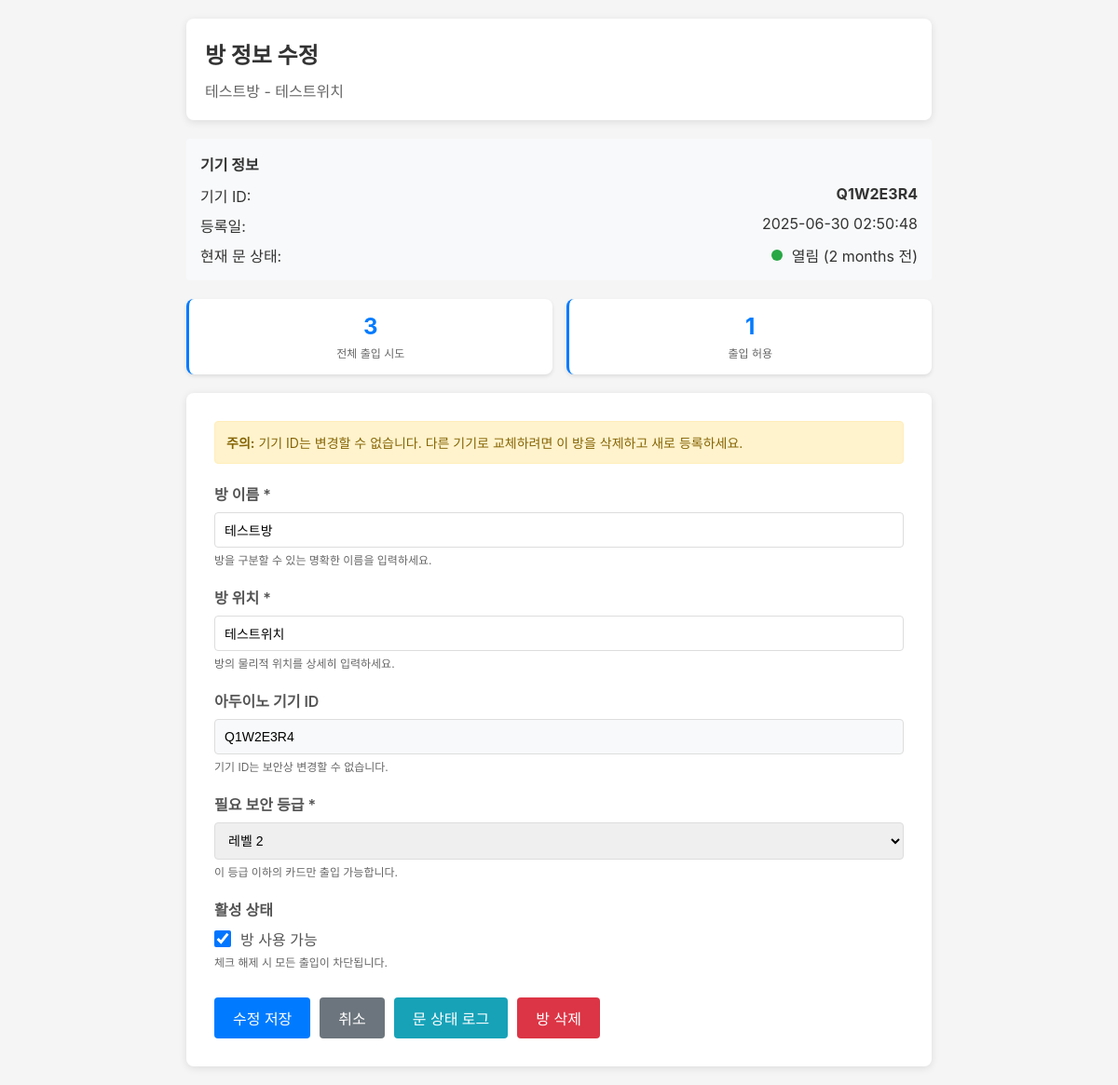
/RFID/room_edit/2/ (signed in), run on the app's committed database.
### RFID/models.py (models this page shows, shortened)
class Room(models.Model):
    name = models.CharField(
        max_length=100,
        verbose_name="방 이름",
        help_text="예: 회의실A, 서버실, 사무실"
    )
    location = models.CharField(
        max_length=150,
        verbose_name="방 위치",
        help_text="예: 3층 동쪽, GPS좌표, 상세 주소"
    )
    required_level = models.IntegerField(
        verbose_name="필요 보안 등급",
        validators=[MinValueValidator(0), MaxValueValidator(5)],
        help_text="0=최고 권한, 5=최저 권한"
    )
    device_id = models.CharField(
        max_length=20,
        unique=True,
        verbose_name="아두이노 기기 ID",
        help_text="각 아두이노 기기의 고유 식별자"
    )
    is_enabled = models.BooleanField(
        default=True,
        verbose_name="방 사용 가능 여부",
        help_text="False시 모든 출입 차단"
    )
    door_status = models.BooleanField(
        default=False,
        verbose_name="현재 문 상태",
        help_text="True=열림, False=닫힘"
    )
    last_door_change = models.DateTimeField(
        null=True,
        blank=True,
        verbose_name="마지막 문 상태 변경 시간"
    )
    created_at = models.DateTimeField(
        auto_now_add=True,
        verbose_name="등록일시"
    )
    class Meta:
        db_table = 'room_info'
        verbose_name = "방 정보"
        verbose_name_plural = "ROOM : 방 정보 목록"
        indexes = [
            models.Index(fields=['device_id']),
            models.Index(fields=['required_level']),
        ]

### RFID/views_room.py (the view, shortened to what this page needs)
# urls.py: path('room_edit/<int:room_id>/', views_room.room_edit, name='room_edit'),
@login_required
def room_edit(request, room_id):
    if not request.user.is_superuser:
        messages.error(request, "접근 권한이 없습니다.")
        return redirect('room_list')
    room = get_object_or_404(Room, id=room_id)
    granted_count = room.access_logs.filter(access_result='granted').count()
    context = {
        'room': room,
        'granted_count': granted_count,
    }
    return render(request, 'room_edit.html', context)

### RFID/templates/room_edit.html (shortened to what this page needs)
<!DOCTYPE html>
<html lang="ko">
<head>
</head>
<body>
    <div class="container">
        <div class="header">
            <h1>방 정보 수정</h1>
            <p style="color: #666; margin-top: 5px;">{{ room.name }} - {{ room.location }}</p>
        </div>
        <div class="device-info">
            <h3 style="margin-bottom: 10px; font-size: 16px;">기기 정보</h3>
            <div class="device-info-item">
                <span>기기 ID:</span>
                <strong>{{ room.device_id }}</strong>
            </div>
            <div class="device-info-item">
                <span>등록일:</span>
                <span>{{ room.created_at|date:"Y-m-d H:i:s" }}</span>
            </div>
            <div class="device-info-item">
                <span>현재 문 상태:</span>
                <span class="door-status">
                    <span class="door-indicator {% if room.door_status %}door-open{% else %}door-closed{% endif %}"></span>
                    {% if room.door_status %}열림{% else %}닫힘{% endif %}
                    {% if room.last_door_change %}
                        ({{ room.last_door_change|timesince }} 전)
                    {% endif %}
                </span>
            </div>
        </div>
        <div class="room-stats">
            <div class="stat-card">
                <div class="stat-value">{{ room.access_logs.count }}</div>
                <div class="stat-label">전체 출입 시도</div>
            </div>
            <div class="stat-card">
                <div class="stat-value">{{ granted_count|default:"0" }}</div>
                <div class="stat-label">출입 허용</div>
            </div>
        </div>
        <form method="post" class="form-container">
            <div class="warning-box">
                <strong>주의:</strong> 기기 ID는 변경할 수 없습니다. 다른 기기로 교체하려면 이 방을 삭제하고 새로 등록하세요.
            </div>
            <div class="form-group">
                <label for="name">방 이름 *</label>
                <input type="text" id="name" name="name" value="{{ room.name }}" required>
                <div class="help-text">방을 구분할 수 있는 명확한 이름을 입력하세요.</div>
            </div>
            <div class="form-group">
                <label for="location">방 위치 *</label>
                <input type="text" id="location" name="location" value="{{ room.location }}" required>
                <div class="help-text">방의 물리적 위치를 상세히 입력하세요.</div>
            </div>
            <div class="form-group">
                <label for="device_id">아두이노 기기 ID</label>
                <input type="text" id="device_id" value="{{ room.device_id }}" readonly>
                <div class="help-text">기기 ID는 보안상 변경할 수 없습니다.</div>
            </div>
            <div class="form-group">
                <label for="required_level">필요 보안 등급 *</label>
                <select id="required_level" name="required_level" required>
                    <option value="2" {% if room.required_level == 2 %}selected{% endif %}>레벨 2</option>
                </select>
                <div class="help-text">이 등급 이하의 카드만 출입 가능합니다.</div>
            </div>
            <div class="form-group">
                <label>활성 상태</label>
                <div class="checkbox-group">
                    <input type="checkbox" id="is_enabled" name="is_enabled" {% if room.is_enabled %}checked{% endif %}>
                    <label for="is_enabled" style="font-weight: normal; margin-bottom: 0;">방 사용 가능</label>
                </div>
                <div class="help-text">체크 해제 시 모든 출입이 차단됩니다.</div>
            </div>
            <div class="btn-group">
                <button type="submit" class="btn-primary">수정 저장</button>
                <button type="button" class="btn-secondary" onclick="window.location.href='/RFID/room_list/'">취소</button>
                <button type="button" class="btn-info" onclick="viewDoorLogs()">문 상태 로그</button>
                <button type="button" class="btn-danger" onclick="deleteRoom()">방 삭제</button>
            </div>
        </form>
    </div>
</body>
</html>

### RFID/templates/room_edit.html (style rules this page uses)
* { margin: 0; padding: 0; box-sizing: border-box; }
body { font-family: -apple-system, BlinkMacSystemFont, 'Segoe UI', sans-serif; background: #f5f5f5; color: #333; padding: 20px; }
.container { max-width: 800px; margin: 0 auto; }
.header { background: white; padding: 20px; border-radius: 8px; box-shadow: 0 2px 8px rgba(0,0,0,0.1); margin-bottom: 20px; }
h1 { font-size: 24px; margin-bottom: 10px; }
.form-container { background: white; padding: 30px; border-radius: 8px; box-shadow: 0 2px 8px rgba(0,0,0,0.1); }
.form-group { margin-bottom: 20px; }
label { display: block; font-weight: 600; margin-bottom: 8px; color: #555; }
input[type="text"], select { width: 100%; padding: 10px; border: 1px solid #ddd; border-radius: 4px; font-size: 14px; }
input[type="text"]:read-only { background: #f8f9fa; cursor: not-allowed; }
.help-text { font-size: 12px; color: #666; margin-top: 4px; }
.checkbox-group { display: flex; align-items: center; gap: 10px; }
input[type="checkbox"] { width: 18px; height: 18px; cursor: pointer; }
.warning-box { background: #fff3cd; border: 1px solid #ffeeba; color: #856404; padding: 12px; border-radius: 4px; margin-bottom: 20px; font-size: 14px; }
.device-info { background: #f8f9fa; padding: 15px; border-radius: 4px; margin-bottom: 20px; }
.device-info-item { display: flex; justify-content: space-between; margin-bottom: 8px; }
.device-info-item:last-child { margin-bottom: 0; }
.room-stats { display: grid; grid-template-columns: repeat(auto-fit, minmax(150px, 1fr)); gap: 15px; margin-bottom: 20px; }
.stat-card { background: white; padding: 15px; border-radius: 8px; box-shadow: 0 2px 4px rgba(0,0,0,0.1); text-align: center; border-left: 3px solid #007bff; }
.stat-value { font-size: 24px; font-weight: bold; color: #007bff; margin-bottom: 5px; }
.stat-label { color: #666; font-size: 12px; }
.btn-group { display: flex; gap: 10px; margin-top: 30px; }
button { padding: 10px 20px; border: none; border-radius: 4px; font-size: 16px; cursor: pointer; transition: all 0.3s; }
.btn-primary { background: #007bff; color: white; }
.btn-secondary { background: #6c757d; color: white; }
.btn-danger { background: #dc3545; color: white; }
.btn-info { background: #17a2b8; color: white; }
.door-status { display: flex; align-items: center; gap: 10px; }
.door-indicator { width: 12px; height: 12px; border-radius: 50%; display: inline-block; }
.door-open { background: #28a745; }

### data on the page
Room: name "테스트방", location "테스트위치", device_id "Q1W2E3R4", created_at "2025-06-30 02:50:48", last_door_change "2 months", access_logs.count "3", required_level "레벨 2", is_enabled "☑"

### other printed values
{{ granted_count|default:"0" }} "1"
